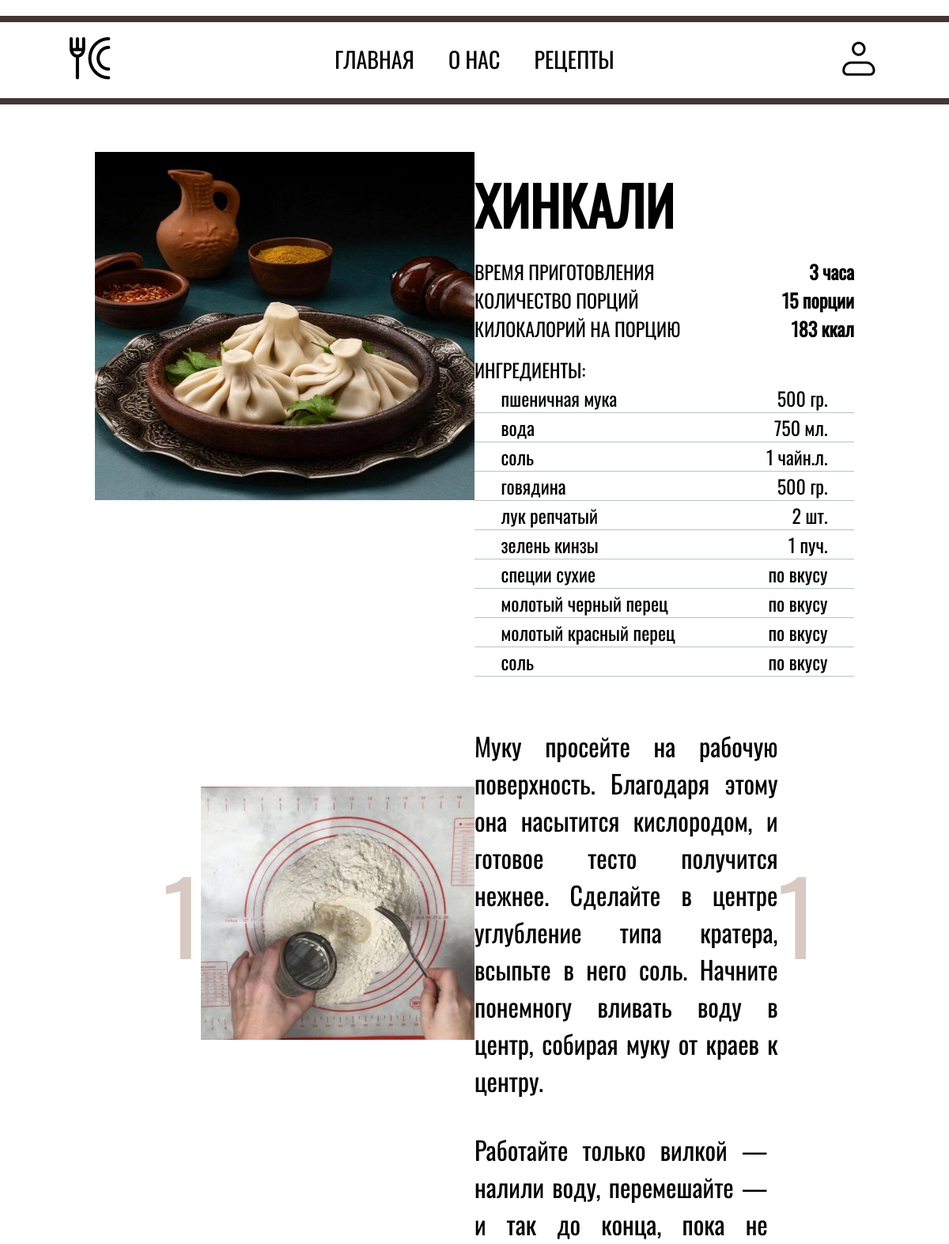
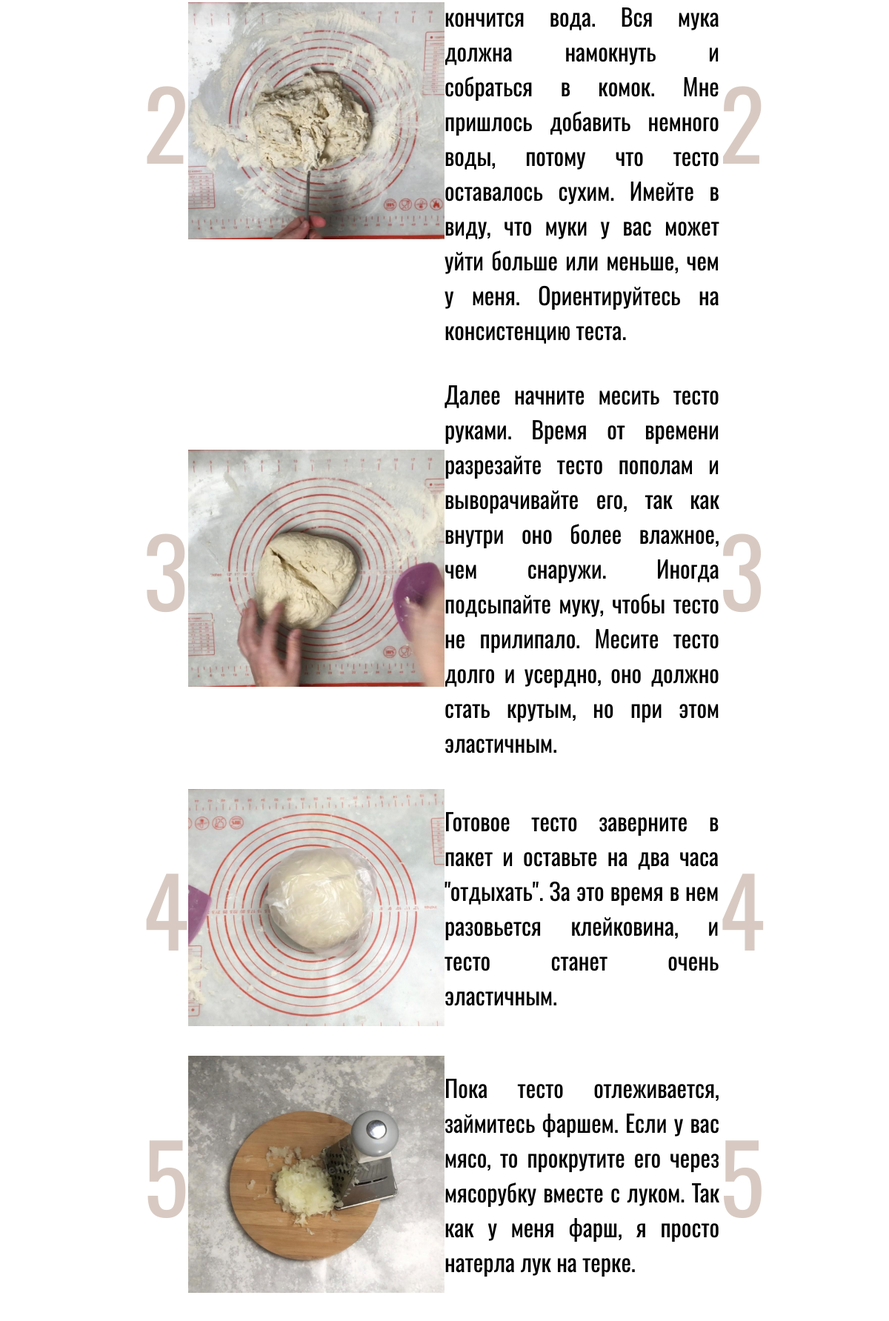
/recipe.php?id=2 (upper part), run on the app's committed database (2 pictures, top to bottom).
### tables this page shows
CREATE TABLE `recipes` (
  `id_recipe` int(11) NOT NULL,
  `name_recipe` varchar(200) NOT NULL,
  `img_recipe` varchar(300) NOT NULL,
  `cooking_time` varchar(50) NOT NULL,
  `cooking_time_minutes` int(11) NOT NULL,
  `servings` int(11) NOT NULL,
  `calories` int(11) NOT NULL
);

CREATE TABLE `recipe_ingredients` (
  `id_recipe_ingredient` int(11) NOT NULL,
  `recipe_id` int(11) NOT NULL,
  `ingredient` varchar(200) NOT NULL,
  `units` varchar(100) NOT NULL,
  `ingredient_type` varchar(100) DEFAULT NULL
);

CREATE TABLE `recipe_steps` (
  `id_recipe_steps` int(11) NOT NULL,
  `recipe_id` int(11) NOT NULL,
  `number_step` int(11) NOT NULL,
  `description_step` varchar(500) NOT NULL,
  `img_step` varchar(200) DEFAULT NULL
);

### recipe.php (the view, shortened to what this page needs)
<?php
require_once "includes/connect/connect.php";
if (isset($_GET['id'])) {
    $recipe_id = intval($_GET['id']);
    $stmt = $pdo->prepare("SELECT * FROM recipes WHERE id_recipe = ?");
    $stmt->execute([$recipe_id]);
    $recipe = $stmt->fetch(PDO::FETCH_ASSOC);
    $stmt = $pdo->prepare("
    SELECT ingredient, units
    FROM recipe_ingredients
    WHERE recipe_id = ?");
    $stmt->execute([$recipe_id]);
    $ingredients = $stmt->fetchAll(PDO::FETCH_ASSOC);
    $stmt = $pdo->prepare("
        SELECT number_step, description_step, img_step
        FROM recipe_steps
        WHERE recipe_id = ?
        ORDER BY number_step ASC");
    $stmt->execute([$recipe_id]);
    $steps = $stmt->fetchAll(PDO::FETCH_ASSOC);
} else {
    die("ID рецепта не указан.");
}
?>
<!DOCTYPE html>
<html lang="en">
<head>
    <link rel="stylesheet" href="assets/css/recipe.css">
</head>
<body>
    <main id="main">
        <div id="recipe">
            <div id="recipe-content">
                <div id="img-recipe">
                    <div class="main-image">
                        <img src="<?php echo $recipe['img_recipe']; ?>" alt="<?php echo $recipe['name_recipe']; ?>">
                    </div>
                </div>
                <div id="recipe-name">
                    <div id="recipe-name__title">
                        <h1 class="title-h1"><?php echo $recipe['name_recipe']; ?></h1>
                    </div>
                    <div id="recipe-name__description">
                        <div class="description cooking-time">
                            <p>ВРЕМЯ ПРИГОТОВЛЕНИЯ</p>
                            <p class="value text-time"><?php echo $recipe['cooking_time']; ?> </p>
                        </div>
                        <div class="description count-portions">
                            <p>КОЛИЧЕСТВО ПОРЦИЙ</p>
                            <p class="value text-portions"><?php echo $recipe['servings']; ?> порции</p>
                        </div>
                        <div class="description calories">
                            <p>КИЛОКАЛОРИЙ НА ПОРЦИЮ</p>
                            <p class="value  text-calories"><?php echo $recipe['calories']; ?> ккал</p>
                        </div>
                    </div>
                    <div id="recipe-name__ingredients">
                        <p>ИНГРЕДИЕНТЫ: </p>
                        <ul class="ingredients-items">
                            <?php foreach ($ingredients as $ingredient){ ?>
                                <li class="ingredient-item">
                                    <p> <?php echo htmlspecialchars ($ingredient['ingredient']); ?> </p>
                                    <p> <?php echo htmlspecialchars ($ingredient['units']); ?> </p>
                                </li>
                            <?php } ?>
                        </ul>
                    </div>
                </div>
            </div>
            <div id="stages-of-cooking">
                <?php foreach ($steps as $step){ ?>
                    <div class="cooking-stage <?php echo $step['img_step'] ? '' : 'cooking-stage--no-image'; ?>">
                        <p class="number-step"><?php echo htmlspecialchars($step['number_step']); ?></p>
                        <img src="<?php echo $step['img_step']; ?>" alt="">
                        <p class="description-stage"><?php echo htmlspecialchars($step['description_step']); ?></p>
                        <p class="number-step left"><?php echo htmlspecialchars($step['number_step']); ?></p>
                    </div>
                <?php } ?>
            </div>
        </div>
    </main>
</body>
</html>

### assets/css/recipe.css (style rules this page uses)
* { margin: 0; padding: 0; }
p { font-size: 24px; font-family: 'Oswald'; }
h1 { font-family: 'Oswald'; }
li { list-style-type: none; }
a { font-family: 'Oswald'; color: black; text-decoration: none; }
#recipe { width: 80%; padding: 5vh 10%; }
#recipe-content { display: grid; padding-bottom: 8vh; grid-template-columns: repeat(2,1fr); }
.main-image img { width: 100%; height: 55vh; object-fit: cover; }
.title-h1 { text-transform: uppercase; padding: 2vh 0; font-size: calc(60px + 8 * (100vw - 320px) / 880); }
#recipe-name__description { height: auto; margin-bottom: 2vh; }
#recipe-name__description .value { font-weight: bold; }
#recipe-name__description .description { display: flex; justify-content: space-between; }
#recipe-name__ingredients { height: auto; }
.ingredient-item { padding: 0 7%; display: flex; justify-content: space-between; border-bottom: #b7c3c7 1px solid; }
.cooking-stage { display: grid; grid-template-columns: 10% 40% auto auto; align-items: center; justify-items: end; padding: 0 5% 5vh 5%; }
.cooking-stage p.number-step { font-size: calc(120px + 8 * (100vw - 320px) / 880); color: #d8cac2; }
.cooking-stage p.left { text-align: start; }
.cooking-stage img { width: 100%; height: 40vh; object-fit: cover; }
.cooking-stage p.description-stage { display: flex; align-items: center; text-align: justify; font-size: 32px; margin-right: auto; }

### assets/css/header.css (style rules this page uses)
#header { width: 90%; height: 12vh; padding: 0 5%; margin: 20px 0; display: grid; grid-template-columns: 10% 80% 10%; align-items: center; justify-items: center; border-top: #463535 8px solid; border-bottom: #463535 8px solid; }
#header__items-links { width: 100%; }
#header__items-links ul { display: flex; justify-content: center; column-gap: 5%; }
#header__items-links a { font-size: calc(20px + 8 * (100vw - 320px) / 880); }
#header__items-links a:after { display: block; content: ""; height: 3px; width: 0%; background-color: #cb997e; transition: width 0.3s ease-out; text-align: center; }

### data on the page
recipes: img_recipe (picture), name_recipe "ХИНКАЛИ", cooking_time "3 часа", servings "15", calories "183"
recipe_ingredients: ingredient "пшеничная мука", units "500 гр."
recipe_ingredients: ingredient "вода", units "750 мл."
recipe_ingredients: ingredient "соль", units "1 чайн.л."
recipe_ingredients: ingredient "говядина", units "500 гр."
recipe_ingredients: ingredient "лук репчатый", units "2 шт."
recipe_ingredients: ingredient "зелень кинзы", units "1 пуч."
recipe_ingredients: ingredient "специи сухие", units "по вкусу"
recipe_ingredients: ingredient "молотый черный перец", units "по вкусу"
recipe_ingredients: ingredient "молотый красный перец", units "по вкусу"
recipe_ingredients: ingredient "соль", units "по вкусу"
recipe_steps: number_step "1", img_step (picture), description_step "Муку просейте на рабочую поверхность. Благодаря этому она насытится кислородом, и готовое тесто получится нежнее. Сделайте в центре углубление типа кратера, всыпьте в него соль. Начните понемногу вливать воду в центр, собирая муку от краев к центру."
recipe_steps: number_step "2", img_step (picture), description_step "Работайте только вилкой — налили воду, перемешайте — и так до конца, пока не кончится вода. Вся мука должна намокнуть и собраться в комок. Мне пришлось добавить немного воды, потому что тесто оставалось сухим. Имейте в виду, что муки у вас может уйти больше или меньше, чем у меня. Ориентируйтесь на консистенцию теста."
recipe_steps: number_step "3", img_step (picture), description_step "Далее начните месить тесто руками. Время от времени разрезайте тесто пополам и выворачивайте его, так как внутри оно более влажное, чем снаружи. Иногда подсыпайте муку, чтобы тесто не прилипало. Месите тесто долго и усердно, оно должно стать крутым, но при этом эластичным."
recipe_steps: number_step "4", img_step (picture), description_step "Готовое тесто заверните в пакет и оставьте на два часа \"отдыхать\". За это время в нем разовьется клейковина, и тесто станет очень эластичным."
recipe_steps: number_step "5", img_step (picture), description_step "Пока тесто отлеживается, займитесь фаршем. Если у вас мясо, то прокрутите его через мясорубку вместе с луком. Так как у меня фарш, я просто натерла лук на терке."
